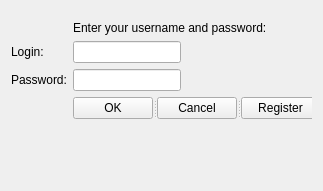
<?xml version="1.0" encoding="UTF-8"?>
<ui version="4.0">
 <class>LoginForm</class>
 <widget class="QWidget" name="LoginForm">
  <property name="geometry">
   <rect>
    <x>0</x>
    <y>0</y>
    <width>323</width>
    <height>191</height>
   </rect>
  </property>
  <property name="windowTitle">
   <string>Form</string>
  </property>
  <layout class="QGridLayout" name="gridLayout_2">
   <item row="0" column="0">
    <widget class="QStackedWidget" name="stackedWidget">
     <property name="currentIndex">
      <number>0</number>
     </property>
     <widget class="QWidget" name="pageLogin">
      <widget class="QWidget" name="formLayoutWidget">
       <property name="geometry">
        <rect>
         <x>0</x>
         <y>10</y>
         <width>309</width>
         <height>121</height>
        </rect>
       </property>
       <layout class="QFormLayout" name="formLayoutLogin">
        <item row="1" column="0">
         <widget class="QLabel" name="labelLogin">
          <property name="text">
           <string>Login:</string>
          </property>
         </widget>
        </item>
        <item row="1" column="1">
         <widget class="QLineEdit" name="lineEditLogin">
          <property name="sizePolicy">
           <sizepolicy hsizetype="Fixed" vsizetype="Fixed">
            <horstretch>0</horstretch>
            <verstretch>0</verstretch>
           </sizepolicy>
          </property>
         </widget>
        </item>
        <item row="2" column="0">
         <widget class="QLabel" name="labelPassword">
          <property name="text">
           <string>Password:</string>
          </property>
         </widget>
        </item>
        <item row="2" column="1">
         <widget class="QLineEdit" name="lineEditPassword">
          <property name="sizePolicy">
           <sizepolicy hsizetype="Fixed" vsizetype="Fixed">
            <horstretch>0</horstretch>
            <verstretch>0</verstretch>
           </sizepolicy>
          </property>
          <property name="echoMode">
           <enum>QLineEdit::Password</enum>
          </property>
         </widget>
        </item>
        <item row="0" column="1">
         <widget class="QLabel" name="labelLoginText">
          <property name="text">
           <string>Enter your username and password:</string>
          </property>
         </widget>
        </item>
        <item row="3" column="1">
         <widget class="QSplitter" name="splitter">
          <property name="orientation">
           <enum>Qt::Horizontal</enum>
          </property>
          <widget class="QPushButton" name="pushButtonOk">
           <property name="sizePolicy">
            <sizepolicy hsizetype="Fixed" vsizetype="Fixed">
             <horstretch>0</horstretch>
             <verstretch>0</verstretch>
            </sizepolicy>
           </property>
           <property name="text">
            <string>OK</string>
           </property>
          </widget>
          <widget class="QPushButton" name="pushButtonCancel">
           <property name="sizePolicy">
            <sizepolicy hsizetype="Fixed" vsizetype="Fixed">
             <horstretch>0</horstretch>
             <verstretch>0</verstretch>
            </sizepolicy>
           </property>
           <property name="text">
            <string>Cancel</string>
           </property>
          </widget>
          <widget class="QPushButton" name="pushButtonRegister">
           <property name="sizePolicy">
            <sizepolicy hsizetype="Fixed" vsizetype="Fixed">
             <horstretch>0</horstretch>
             <verstretch>0</verstretch>
            </sizepolicy>
           </property>
           <property name="text">
            <string>Register</string>
           </property>
          </widget>
         </widget>
        </item>
       </layout>
      </widget>
     </widget>
     <widget class="QWidget" name="pageRegistration">
      <widget class="QWidget" name="layoutWidget">
       <property name="geometry">
        <rect>
         <x>0</x>
         <y>20</y>
         <width>301</width>
         <height>141</height>
        </rect>
       </property>
       <layout class="QFormLayout" name="formLayoutRegistration">
        <item row="0" column="1">
         <widget class="QLabel" name="labelRegistration">
          <property name="text">
           <string>Enter user registration information:</string>
          </property>
         </widget>
        </item>
        <item row="1" column="0">
         <widget class="QLabel" name="labelRegistrationLogin">
          <property name="text">
           <string>Enter login:</string>
          </property>
         </widget>
        </item>
        <item row="1" column="1">
         <widget class="QLineEdit" name="lineEditRegistrationLogin">
          <property name="sizePolicy">
           <sizepolicy hsizetype="Fixed" vsizetype="Fixed">
            <horstretch>0</horstretch>
            <verstretch>0</verstretch>
           </sizepolicy>
          </property>
         </widget>
        </item>
        <item row="2" column="0">
         <widget class="QLabel" name="labelRegistrationPassword">
          <property name="text">
           <string>Enter password:</string>
          </property>
         </widget>
        </item>
        <item row="2" column="1">
         <widget class="QLineEdit" name="lineEditRegistrationPassword">
          <property name="sizePolicy">
           <sizepolicy hsizetype="Fixed" vsizetype="Fixed">
            <horstretch>0</horstretch>
            <verstretch>0</verstretch>
           </sizepolicy>
          </property>
          <property name="echoMode">
           <enum>QLineEdit::Password</enum>
          </property>
         </widget>
        </item>
        <item row="3" column="0">
         <widget class="QLabel" name="labelRegistrationConfirmPassword">
          <property name="text">
           <string>Confirm password:</string>
          </property>
         </widget>
        </item>
        <item row="3" column="1">
         <widget class="QLineEdit" name="lineEditRegistrationConfirmPassword">
          <property name="sizePolicy">
           <sizepolicy hsizetype="Fixed" vsizetype="Fixed">
            <horstretch>0</horstretch>
            <verstretch>0</verstretch>
           </sizepolicy>
          </property>
          <property name="echoMode">
           <enum>QLineEdit::Password</enum>
          </property>
         </widget>
        </item>
        <item row="4" column="1">
         <widget class="QSplitter" name="splitter_2">
          <property name="orientation">
           <enum>Qt::Horizontal</enum>
          </property>
          <widget class="QPushButton" name="pushButtonRegistrationOk">
           <property name="sizePolicy">
            <sizepolicy hsizetype="Fixed" vsizetype="Fixed">
             <horstretch>0</horstretch>
             <verstretch>0</verstretch>
            </sizepolicy>
           </property>
           <property name="text">
            <string>OK</string>
           </property>
          </widget>
          <widget class="QPushButton" name="pushButtonRegistrationCancel">
           <property name="sizePolicy">
            <sizepolicy hsizetype="Fixed" vsizetype="Fixed">
             <horstretch>0</horstretch>
             <verstretch>0</verstretch>
            </sizepolicy>
           </property>
           <property name="text">
            <string>Cancel</string>
           </property>
          </widget>
         </widget>
        </item>
       </layout>
      </widget>
     </widget>
    </widget>
   </item>
  </layout>
 </widget>
 <resources/>
 <connections/>
</ui>
